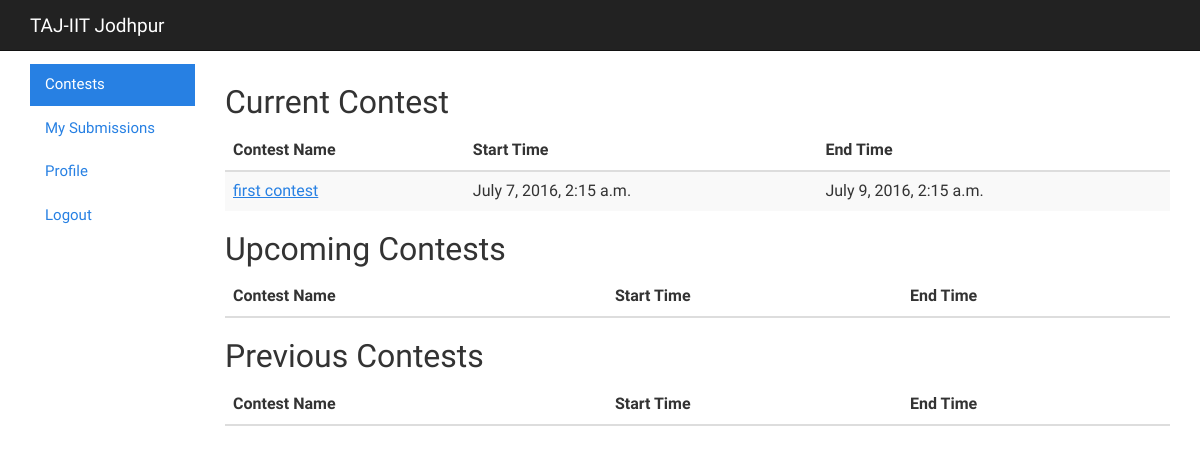
The page /judge/ (signed in) on the database its author committed.
### apps/judge/models.py (models this page shows, shortened)
class Contest(models.Model):
    contestName = models.CharField(max_length=200, unique=True, null=False)
    startTime = models.DateTimeField()
    endTime = models.DateTimeField()

### apps/judge/views.py (the view)
# urls.py: url(r'^(?P<contestId>\d+)/problem/(?P<problemId>\d+)/$', views.problem, name='index'),
@login_required
def index(request):
    currentContest = Contest.objects.filter(startTime__lte=datetime.now(), endTime__gt=datetime.now())
    futureContest = Contest.objects.filter(startTime__gt=datetime.now())
    pastContest = Contest.objects.filter(endTime__lt=datetime.now())
    return render(request, 'users/index.html', {'futureContest': futureContest, 'pastContest': pastContest, 'currentContest': currentContest })

### templates/users/index.html (shortened to what this page needs)
{% include "users/base.html" %}
<body>
    {% include "includes/navbar.html" %}
    <br><br><br>
    <div class="container-fluid">
    	<div class="row-fluid">
    		<div class="col-md-2">
				<ul class="nav nav-pills nav-stacked">
				  <li class="active"><a href="#">Contests</a></li>
          <li><a href="/judge/submission">My Submissions</a></li>
				  <li><a href="/user/profile">Profile</a></li>
				  <li><a href="/user/logout">Logout</a></li>
				</ul>
			</div>
			<div class="col-md-10">
                <h2>Current Contest</h2>
                <table class="table table-striped table-hover ">
                    <thead>
                      <tr>
                        <th>Contest Name</th>
                        <th>Start Time</th>
                        <th>End Time</th>
                      </tr>
                    </thead>
                    <tbody>
                    {% for contests in currentContest %}
                      <tr>
                        <td><a href="contest/{{contests.id}}">{{contests.contestName}}</a></td>
                        <td>{{contests.startTime}}</td>
                        <td>{{contests.endTime}}</td>
                      </tr>
                    {% endfor %}
                    </tbody>
                 </table>
                <h2>Upcoming Contests</h2>
                <table class="table table-striped table-hover ">
                    <thead>
                      <tr>
                        <th>Contest Name</th>
                        <th>Start Time</th>
                        <th>End Time</th>
                      </tr>
                    </thead>
                 </table>
    			<h2>Previous Contests</h2>
    			<table class="table table-striped table-hover ">
                    <thead>
                      <tr>
                        <th>Contest Name</th>
                        <th>Start Time</th>
                        <th>End Time</th>
                      </tr>
                    </thead>
                 </table>
    		</div>
    	</div>
    </div>

### rows shown on the page
Contest: contestName "first contest", startTime "July 7, 2016, 2:15 a.m.", endTime "July 9, 2016, 2:15 a.m."
